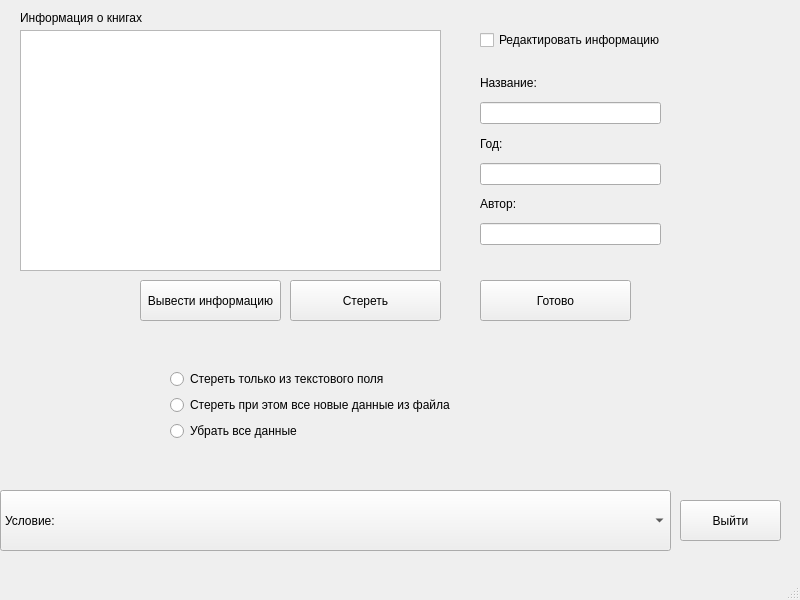
<?xml version="1.0" encoding="UTF-8"?>
<ui version="4.0">
 <class>MainWindow</class>
 <widget class="QMainWindow" name="MainWindow">
  <property name="geometry">
   <rect>
    <x>0</x>
    <y>0</y>
    <width>800</width>
    <height>600</height>
   </rect>
  </property>
  <property name="windowTitle">
   <string>MainWindow</string>
  </property>
  <property name="windowIcon">
   <iconset resource="resources.qrc">
    <normaloff>:/resources/istockphoto-1186721311-612x612.jpg</normaloff>:/resources/istockphoto-1186721311-612x612.jpg</iconset>
  </property>
  <property name="styleSheet">
   <string notr="true">background-image: url(:/resources/fon_gradient_abstraktsiia_208498_1920x1080.jpg);</string>
  </property>
  <widget class="QWidget" name="centralwidget">
   <widget class="QCheckBox" name="checkBox">
    <property name="geometry">
     <rect>
      <x>480</x>
      <y>30</y>
      <width>181</width>
      <height>20</height>
     </rect>
    </property>
    <property name="text">
     <string>Редактировать информацию</string>
    </property>
   </widget>
   <widget class="QTextEdit" name="textEdit">
    <property name="geometry">
     <rect>
      <x>20</x>
      <y>30</y>
      <width>421</width>
      <height>241</height>
     </rect>
    </property>
   </widget>
   <widget class="QLabel" name="label">
    <property name="geometry">
     <rect>
      <x>20</x>
      <y>10</y>
      <width>131</width>
      <height>16</height>
     </rect>
    </property>
    <property name="text">
     <string>Информация о книгах</string>
    </property>
   </widget>
   <widget class="QPushButton" name="pushButton">
    <property name="geometry">
     <rect>
      <x>140</x>
      <y>280</y>
      <width>141</width>
      <height>41</height>
     </rect>
    </property>
    <property name="text">
     <string>Вывести информацию</string>
    </property>
   </widget>
   <widget class="QWidget" name="verticalLayoutWidget">
    <property name="geometry">
     <rect>
      <x>480</x>
      <y>70</y>
      <width>181</width>
      <height>175</height>
     </rect>
    </property>
    <layout class="QVBoxLayout" name="verticalLayout">
     <item>
      <widget class="QLabel" name="label_2">
       <property name="text">
        <string>Название:</string>
       </property>
      </widget>
     </item>
     <item>
      <widget class="QLineEdit" name="lineEdit_3"/>
     </item>
     <item>
      <widget class="QLabel" name="label_3">
       <property name="text">
        <string>Год:</string>
       </property>
      </widget>
     </item>
     <item>
      <widget class="QLineEdit" name="lineEdit_2"/>
     </item>
     <item>
      <widget class="QLabel" name="label_4">
       <property name="text">
        <string>Автор:</string>
       </property>
      </widget>
     </item>
     <item>
      <widget class="QLineEdit" name="lineEdit"/>
     </item>
    </layout>
   </widget>
   <widget class="QToolButton" name="toolButton">
    <property name="geometry">
     <rect>
      <x>480</x>
      <y>280</y>
      <width>151</width>
      <height>41</height>
     </rect>
    </property>
    <property name="styleSheet">
     <string notr="true"/>
    </property>
    <property name="text">
     <string>Готово</string>
    </property>
   </widget>
   <widget class="QPushButton" name="pushButton_2">
    <property name="geometry">
     <rect>
      <x>680</x>
      <y>500</y>
      <width>101</width>
      <height>41</height>
     </rect>
    </property>
    <property name="styleSheet">
     <string notr="true">border-color: rgb(0, 0, 0);</string>
    </property>
    <property name="text">
     <string>Выйти</string>
    </property>
   </widget>
   <widget class="QPushButton" name="pushButton_3">
    <property name="geometry">
     <rect>
      <x>290</x>
      <y>280</y>
      <width>151</width>
      <height>41</height>
     </rect>
    </property>
    <property name="text">
     <string>Стереть</string>
    </property>
   </widget>
   <widget class="QComboBox" name="comboBox">
    <property name="geometry">
     <rect>
      <x>0</x>
      <y>490</y>
      <width>671</width>
      <height>61</height>
     </rect>
    </property>
    <item>
     <property name="text">
      <string>Условие:</string>
     </property>
    </item>
    <item>
     <property name="text">
      <string>Разработать класс «Книга»  для хранения регистрационной информации о книге.</string>
     </property>
    </item>
   </widget>
   <widget class="QWidget" name="layoutWidget">
    <property name="geometry">
     <rect>
      <x>170</x>
      <y>330</y>
      <width>353</width>
      <height>151</height>
     </rect>
    </property>
    <layout class="QVBoxLayout" name="verticalLayout_3">
     <item>
      <layout class="QVBoxLayout" name="verticalLayout_2">
       <item>
        <widget class="QRadioButton" name="radioButton_3">
         <property name="text">
          <string>Стереть только из текстового поля</string>
         </property>
        </widget>
       </item>
       <item>
        <widget class="QRadioButton" name="radioButton">
         <property name="text">
          <string>Стереть при этом все новые данные из файла</string>
         </property>
        </widget>
       </item>
       <item>
        <widget class="QRadioButton" name="radioButton_2">
         <property name="text">
          <string>Убрать все данные</string>
         </property>
        </widget>
       </item>
      </layout>
     </item>
    </layout>
   </widget>
  </widget>
  <widget class="QMenuBar" name="menubar">
   <property name="geometry">
    <rect>
     <x>0</x>
     <y>0</y>
     <width>800</width>
     <height>26</height>
    </rect>
   </property>
  </widget>
  <widget class="QStatusBar" name="statusbar"/>
 </widget>
 <resources>
  <include location="resources.qrc"/>
 </resources>
 <connections>
  <connection>
   <sender>pushButton_2</sender>
   <signal>clicked()</signal>
   <receiver>MainWindow</receiver>
   <slot>close()</slot>
   <hints>
    <hint type="sourcelabel">
     <x>761</x>
     <y>545</y>
    </hint>
    <hint type="destinationlabel">
     <x>790</x>
     <y>346</y>
    </hint>
   </hints>
  </connection>
  <connection>
   <sender>pushButton_3</sender>
   <signal>clicked()</signal>
   <receiver>textEdit</receiver>
   <slot>clear()</slot>
   <hints>
    <hint type="sourcelabel">
     <x>225</x>
     <y>318</y>
    </hint>
    <hint type="destinationlabel">
     <x>221</x>
     <y>256</y>
    </hint>
   </hints>
  </connection>
 </connections>
</ui>
